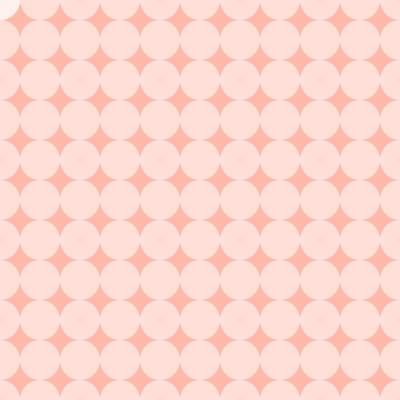
Frame 1 (no input)
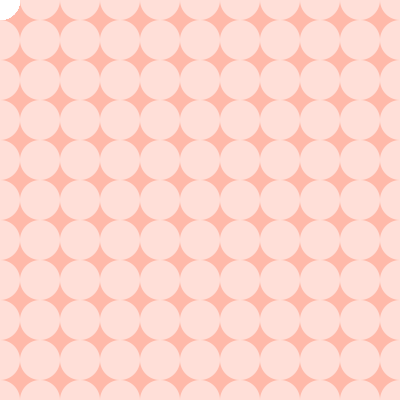
Frame 60 (the mouse pressed at the canvas centre just before this capture)
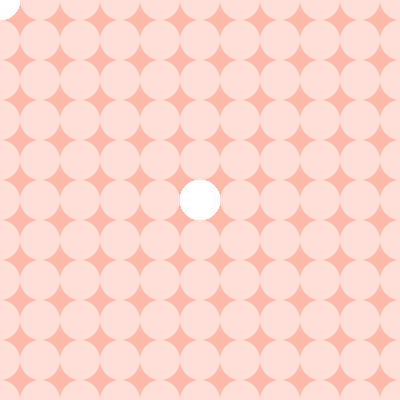
Frame 120 (the mouse held since frame 60 and released just before this capture)

The Processing sketch that drew these frames (run headless with seeded random() and noise(); from frame 60 on, the mouse is pressed at the canvas centre):

// Processing sketch: processing_13410
// ── processing_13410.pde


void setup()
{size(400, 400);
smooth();
noStroke();
background(255, 185, 169);
  for(int y = 0; y <=height; y +=40) {
    for(int x = 0; x <=width; x +=40) {
        fill(255, 140);
        ellipse(x, y, 40, 40);
  }
  }
}

void draw(){
ellipse(mouseX, mouseY, 40, 40);
}
